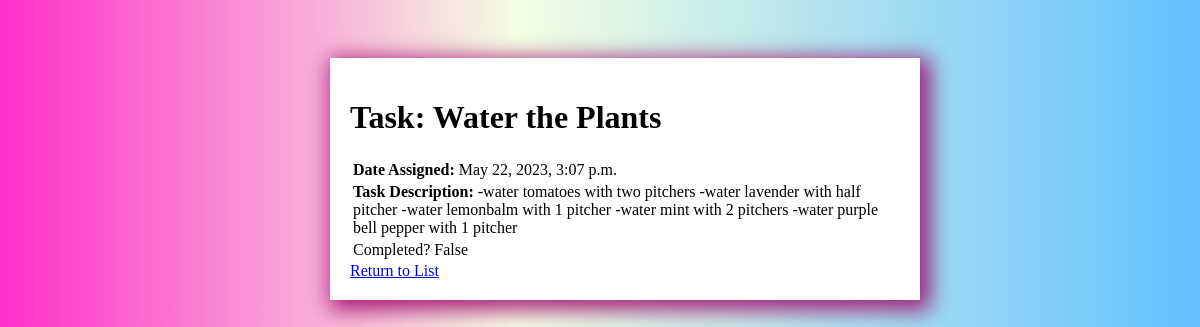
/task/2/ (signed in), run on an earlier commit of the app's database.
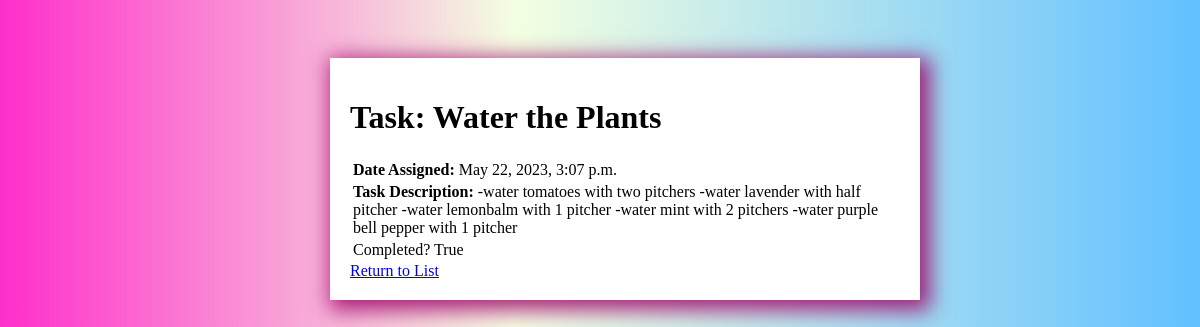
And on a later commit of the database.
### todo/models.py (models this page shows)
class Task(models.Model):
    user= models.ForeignKey(User, on_delete= models.CASCADE, null= True, blank=True)
    title = models.CharField(max_length=200, null=True)
    description = models.TextField(null=True, blank=True)
    complete = models.BooleanField(default=False)
    created = models.DateTimeField(auto_now_add=True)
    def __str__(self):
        return self.title
    class Meta:
        ordering = ['complete']

### todo/views.py (the view)
# urls.py: path('task/<int:pk>/', TaskDetail.as_view(), name="tasks-detail"),
class TaskDetail(LoginRequiredMixin, DetailView):
    model = Task
    context_object_name = 'task'
    template_name = 'todo/task.html'

### todo/templates/todo/task.html
{% extends 'todo/main.html'%}
{% block content %}
<body>
<h1> Task: {{ task }} </h1>
<table>
<tr>
    <td> <b> Date Assigned: </b> {{task.created}}</td>
</tr>
<tr>
    <td> <b> Task Description: </b>{{task.description}}</td>
</tr>
<tr>
    <td> Completed? {{task.complete}}</td>
</tr>
</table>
<a href="{% url 'task' %}"> Return to List </a>
</body>
{% endblock content %}

### todo/templates/todo/main.html (shortened to what this page needs)
<!DOCTYPE html>
<html lang="en">
    <head>
    </head>
    <body>
        <div class="container">
            {% block content %}
            {% endblock content %}
        </div>
    </body>
</html>

### todo/templates/todo/main.html (style rules this page uses)
body { background: linear-gradient(90deg, #ff00bfd1 0%, #c6ff6932 43%, #0099ff9d 100%); font-family: 'HKGrotesk'; padding-top: 50px; padding-left: 50px; }
.container { max-width: 550px; margin: auto; padding: 20px; background-color: #fff; box-shadow: 5px 5px 20px 5px rgba(159, 5, 105, 0.877); text-align: left; }

What changed in the data, as far as the page shows it:
changed Task "Water the Plants": complete "False" → "True"
